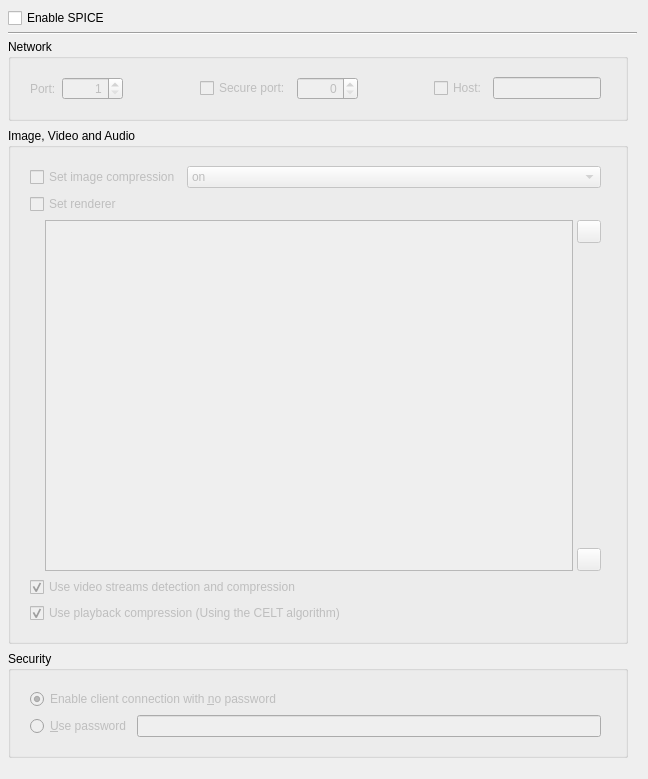
<?xml version="1.0" encoding="UTF-8"?>
<ui version="4.0">
 <class>SPICE_Settings_Widget</class>
 <widget class="QWidget" name="SPICE_Settings_Widget">
  <property name="geometry">
   <rect>
    <x>0</x>
    <y>0</y>
    <width>648</width>
    <height>779</height>
   </rect>
  </property>
  <property name="windowTitle">
   <string>SPICE Settings</string>
  </property>
  <layout class="QVBoxLayout" name="verticalLayout_8">
   <property name="spacing">
    <number>4</number>
   </property>
   <property name="leftMargin">
    <number>8</number>
   </property>
   <property name="topMargin">
    <number>8</number>
   </property>
   <item>
    <widget class="QCheckBox" name="CH_Use_SPICE">
     <property name="text">
      <string>Enable SPICE</string>
     </property>
    </widget>
   </item>
   <item>
    <widget class="Line" name="line">
     <property name="orientation">
      <enum>Qt::Horizontal</enum>
     </property>
    </widget>
   </item>
   <item>
    <widget class="QScrollArea" name="scrollArea">
     <property name="frameShape">
      <enum>QFrame::NoFrame</enum>
     </property>
     <property name="frameShadow">
      <enum>QFrame::Plain</enum>
     </property>
     <property name="widgetResizable">
      <bool>true</bool>
     </property>
     <widget class="QWidget" name="scrollAreaWidgetContents">
      <property name="geometry">
       <rect>
        <x>0</x>
        <y>0</y>
        <width>687</width>
        <height>707</height>
       </rect>
      </property>
      <layout class="QVBoxLayout" name="verticalLayout_7">
       <property name="spacing">
        <number>0</number>
       </property>
       <property name="leftMargin">
        <number>0</number>
       </property>
       <property name="topMargin">
        <number>0</number>
       </property>
       <property name="rightMargin">
        <number>9</number>
       </property>
       <property name="bottomMargin">
        <number>0</number>
       </property>
       <item>
        <widget class="QWidget" name="Widget_SPICE_Settings" native="true">
         <property name="enabled">
          <bool>true</bool>
         </property>
         <layout class="QVBoxLayout" name="verticalLayout_6">
          <property name="spacing">
           <number>7</number>
          </property>
          <property name="leftMargin">
           <number>0</number>
          </property>
          <property name="topMargin">
           <number>0</number>
          </property>
          <property name="rightMargin">
           <number>0</number>
          </property>
          <property name="bottomMargin">
           <number>0</number>
          </property>
          <item>
           <widget class="QGroupBox" name="groupBox_Network">
            <property name="title">
             <string>Network</string>
            </property>
            <layout class="QHBoxLayout" name="horizontalLayout_2">
             <item>
              <widget class="QWidget" name="Network_Widget" native="true">
               <property name="enabled">
                <bool>false</bool>
               </property>
               <layout class="QHBoxLayout" name="horizontalLayout_8">
                <property name="leftMargin">
                 <number>10</number>
                </property>
                <item>
                 <widget class="QLabel" name="Label_SPICE_Port">
                  <property name="text">
                   <string>Port:</string>
                  </property>
                 </widget>
                </item>
                <item>
                 <widget class="QSpinBox" name="Edit_SPICE_Port">
                  <property name="alignment">
                   <set>Qt::AlignRight|Qt::AlignTrailing|Qt::AlignVCenter</set>
                  </property>
                  <property name="minimum">
                   <number>1</number>
                  </property>
                  <property name="maximum">
                   <number>10000</number>
                  </property>
                 </widget>
                </item>
                <item>
                 <spacer name="horizontalSpacer_2">
                  <property name="orientation">
                   <enum>Qt::Horizontal</enum>
                  </property>
                  <property name="sizeHint" stdset="0">
                   <size>
                    <width>13</width>
                    <height>20</height>
                   </size>
                  </property>
                 </spacer>
                </item>
                <item alignment="Qt::AlignRight">
                 <widget class="QCheckBox" name="CH_SPICE_SPort">
                  <property name="text">
                   <string>Secure port:</string>
                  </property>
                 </widget>
                </item>
                <item alignment="Qt::AlignLeft">
                 <widget class="QSpinBox" name="Edit_SPICE_SPort">
                  <property name="enabled">
                   <bool>false</bool>
                  </property>
                  <property name="alignment">
                   <set>Qt::AlignRight|Qt::AlignTrailing|Qt::AlignVCenter</set>
                  </property>
                  <property name="maximum">
                   <number>10000</number>
                  </property>
                 </widget>
                </item>
                <item>
                 <spacer name="horizontalSpacer_3">
                  <property name="orientation">
                   <enum>Qt::Horizontal</enum>
                  </property>
                  <property name="sizeHint" stdset="0">
                   <size>
                    <width>13</width>
                    <height>20</height>
                   </size>
                  </property>
                 </spacer>
                </item>
                <item alignment="Qt::AlignRight">
                 <widget class="QCheckBox" name="CH_SPICE_Host">
                  <property name="text">
                   <string>Host:</string>
                  </property>
                 </widget>
                </item>
                <item>
                 <widget class="QLineEdit" name="Edit_SPICE_Host">
                  <property name="enabled">
                   <bool>false</bool>
                  </property>
                  <property name="sizePolicy">
                   <sizepolicy hsizetype="Minimum" vsizetype="Fixed">
                    <horstretch>0</horstretch>
                    <verstretch>0</verstretch>
                   </sizepolicy>
                  </property>
                 </widget>
                </item>
               </layout>
              </widget>
             </item>
             <item>
              <widget class="Line" name="line2">
               <property name="orientation">
                <enum>Qt::Horizontal</enum>
               </property>
              </widget>
             </item>
            </layout>
           </widget>
          </item>
          <item>
           <widget class="QGroupBox" name="groupBox_Media">
            <property name="title">
             <string>Image, Video and Audio</string>
            </property>
            <layout class="QHBoxLayout" name="horizontalLayout_5">
             <item>
              <widget class="QWidget" name="Media_Widget" native="true">
               <property name="enabled">
                <bool>false</bool>
               </property>
               <layout class="QGridLayout" name="gridLayout_2">
                <property name="leftMargin">
                 <number>10</number>
                </property>
                <item row="0" column="0">
                 <layout class="QHBoxLayout" name="horizontalLayout_7">
                  <item>
                   <widget class="QCheckBox" name="CH_Use_Image_Compression">
                    <property name="sizePolicy">
                     <sizepolicy hsizetype="Maximum" vsizetype="Fixed">
                      <horstretch>0</horstretch>
                      <verstretch>0</verstretch>
                     </sizepolicy>
                    </property>
                    <property name="text">
                     <string>Set image compression</string>
                    </property>
                   </widget>
                  </item>
                  <item>
                   <widget class="QComboBox" name="CB_Image_Compression">
                    <property name="enabled">
                     <bool>false</bool>
                    </property>
                    <property name="sizePolicy">
                     <sizepolicy hsizetype="Minimum" vsizetype="Fixed">
                      <horstretch>0</horstretch>
                      <verstretch>0</verstretch>
                     </sizepolicy>
                    </property>
                    <item>
                     <property name="text">
                      <string>on</string>
                     </property>
                    </item>
                    <item>
                     <property name="text">
                      <string>auto_glz</string>
                     </property>
                    </item>
                    <item>
                     <property name="text">
                      <string>auto_lz</string>
                     </property>
                    </item>
                    <item>
                     <property name="text">
                      <string>quic</string>
                     </property>
                    </item>
                    <item>
                     <property name="text">
                      <string>glz</string>
                     </property>
                    </item>
                    <item>
                     <property name="text">
                      <string>lz</string>
                     </property>
                    </item>
                    <item>
                     <property name="text">
                      <string>off</string>
                     </property>
                    </item>
                   </widget>
                  </item>
                 </layout>
                </item>
                <item row="1" column="0">
                 <widget class="QCheckBox" name="CH_Set_Renderer">
                  <property name="text">
                   <string>Set renderer</string>
                  </property>
                 </widget>
                </item>
                <item row="2" column="0">
                 <layout class="QHBoxLayout" name="horizontalLayout_4">
                  <property name="spacing">
                   <number>4</number>
                  </property>
                  <property name="leftMargin">
                   <number>15</number>
                  </property>
                  <item>
                   <widget class="QListWidget" name="Renderer_Order_List"/>
                  </item>
                  <item>
                   <layout class="QVBoxLayout" name="verticalLayout_2">
                    <item>
                     <widget class="QToolButton" name="TB_Up">
                      <property name="enabled">
                       <bool>false</bool>
                      </property>
                      <property name="text">
                       <string/>
                      </property>
                      <property name="icon">
                       <iconset resource="../resources/icons.qrc">
                        <normaloff>:/up.png</normaloff>:/up.png</iconset>
                      </property>
                     </widget>
                    </item>
                    <item>
                     <spacer name="verticalSpacer">
                      <property name="orientation">
                       <enum>Qt::Vertical</enum>
                      </property>
                      <property name="sizeHint" stdset="0">
                       <size>
                        <width>20</width>
                        <height>13</height>
                       </size>
                      </property>
                     </spacer>
                    </item>
                    <item>
                     <widget class="QToolButton" name="TB_Down">
                      <property name="enabled">
                       <bool>false</bool>
                      </property>
                      <property name="text">
                       <string/>
                      </property>
                      <property name="icon">
                       <iconset resource="../resources/icons.qrc">
                        <normaloff>:/down.png</normaloff>:/down.png</iconset>
                      </property>
                     </widget>
                    </item>
                   </layout>
                  </item>
                 </layout>
                </item>
                <item row="3" column="0">
                 <widget class="QCheckBox" name="CH_Use_Video_Compression">
                  <property name="text">
                   <string>Use video streams detection and compression</string>
                  </property>
                  <property name="checked">
                   <bool>true</bool>
                  </property>
                 </widget>
                </item>
                <item row="4" column="0">
                 <widget class="QCheckBox" name="CH_Use_Playback_Compression">
                  <property name="text">
                   <string>Use playback compression (Using the CELT algorithm)</string>
                  </property>
                  <property name="checked">
                   <bool>true</bool>
                  </property>
                 </widget>
                </item>
               </layout>
              </widget>
             </item>
             <item>
              <widget class="Line" name="line3">
               <property name="orientation">
                <enum>Qt::Horizontal</enum>
               </property>
              </widget>
             </item>
            </layout>
           </widget>
          </item>
          <item>
           <widget class="QGroupBox" name="groupBox_Security">
            <property name="title">
             <string>Security</string>
            </property>
            <layout class="QHBoxLayout" name="horizontalLayout_6">
             <item>
              <widget class="QWidget" name="Security_Widget" native="true">
               <property name="enabled">
                <bool>false</bool>
               </property>
               <layout class="QGridLayout" name="gridLayout_4">
                <property name="leftMargin">
                 <number>10</number>
                </property>
                <item row="0" column="0" colspan="2">
                 <widget class="QRadioButton" name="RB_No_Password">
                  <property name="text">
                   <string>Enable client connection with &amp;no password</string>
                  </property>
                  <property name="checked">
                   <bool>true</bool>
                  </property>
                 </widget>
                </item>
                <item row="1" column="0">
                 <widget class="QRadioButton" name="RB_Use_Password">
                  <property name="text">
                   <string>&amp;Use password</string>
                  </property>
                 </widget>
                </item>
                <item row="1" column="1">
                 <widget class="QLineEdit" name="Edit_Password">
                  <property name="enabled">
                   <bool>false</bool>
                  </property>
                  <property name="echoMode">
                   <enum>QLineEdit::Password</enum>
                  </property>
                 </widget>
                </item>
               </layout>
              </widget>
             </item>
             <item>
              <widget class="Line" name="line4">
               <property name="orientation">
                <enum>Qt::Horizontal</enum>
               </property>
              </widget>
             </item>
            </layout>
           </widget>
          </item>
          <item>
           <spacer name="verticalSpacer_3">
            <property name="orientation">
             <enum>Qt::Vertical</enum>
            </property>
            <property name="sizeType">
             <enum>QSizePolicy::Fixed</enum>
            </property>
            <property name="sizeHint" stdset="0">
             <size>
              <width>150</width>
              <height>10</height>
             </size>
            </property>
           </spacer>
          </item>
         </layout>
        </widget>
       </item>
      </layout>
     </widget>
    </widget>
   </item>
  </layout>
 </widget>
 <tabstops>
  <tabstop>CH_SPICE_SPort</tabstop>
  <tabstop>CH_SPICE_Host</tabstop>
  <tabstop>Edit_SPICE_Host</tabstop>
  <tabstop>CH_Use_Image_Compression</tabstop>
  <tabstop>CB_Image_Compression</tabstop>
  <tabstop>CH_Set_Renderer</tabstop>
  <tabstop>TB_Up</tabstop>
  <tabstop>TB_Down</tabstop>
  <tabstop>CH_Use_Video_Compression</tabstop>
  <tabstop>CH_Use_Playback_Compression</tabstop>
  <tabstop>RB_No_Password</tabstop>
  <tabstop>RB_Use_Password</tabstop>
 </tabstops>
 <resources>
  <include location="../resources/icons.qrc"/>
 </resources>
 <connections>
  <connection>
   <sender>CH_Use_SPICE</sender>
   <signal>toggled(bool)</signal>
   <receiver>Network_Widget</receiver>
   <slot>setEnabled(bool)</slot>
   <hints>
    <hint type="sourcelabel">
     <x>327</x>
     <y>22</y>
    </hint>
    <hint type="destinationlabel">
     <x>327</x>
     <y>201</y>
    </hint>
   </hints>
  </connection>
  <connection>
   <sender>CH_Use_SPICE</sender>
   <signal>toggled(bool)</signal>
   <receiver>Security_Widget</receiver>
   <slot>setEnabled(bool)</slot>
   <hints>
    <hint type="sourcelabel">
     <x>327</x>
     <y>22</y>
    </hint>
    <hint type="destinationlabel">
     <x>327</x>
     <y>726</y>
    </hint>
   </hints>
  </connection>
  <connection>
   <sender>CH_Use_SPICE</sender>
   <signal>toggled(bool)</signal>
   <receiver>Media_Widget</receiver>
   <slot>setEnabled(bool)</slot>
   <hints>
    <hint type="sourcelabel">
     <x>327</x>
     <y>22</y>
    </hint>
    <hint type="destinationlabel">
     <x>327</x>
     <y>460</y>
    </hint>
   </hints>
  </connection>
  <connection>
   <sender>RB_Use_Password</sender>
   <signal>toggled(bool)</signal>
   <receiver>Edit_Password</receiver>
   <slot>setEnabled(bool)</slot>
   <hints>
    <hint type="sourcelabel">
     <x>108</x>
     <y>739</y>
    </hint>
    <hint type="destinationlabel">
     <x>406</x>
     <y>739</y>
    </hint>
   </hints>
  </connection>
  <connection>
   <sender>CH_Use_Image_Compression</sender>
   <signal>toggled(bool)</signal>
   <receiver>CB_Image_Compression</receiver>
   <slot>setEnabled(bool)</slot>
   <hints>
    <hint type="sourcelabel">
     <x>143</x>
     <y>304</y>
    </hint>
    <hint type="destinationlabel">
     <x>440</x>
     <y>304</y>
    </hint>
   </hints>
  </connection>
  <connection>
   <sender>CH_Set_Renderer</sender>
   <signal>toggled(bool)</signal>
   <receiver>TB_Up</receiver>
   <slot>setEnabled(bool)</slot>
   <hints>
    <hint type="sourcelabel">
     <x>332</x>
     <y>344</y>
    </hint>
    <hint type="destinationlabel">
     <x>610</x>
     <y>382</y>
    </hint>
   </hints>
  </connection>
  <connection>
   <sender>CH_Set_Renderer</sender>
   <signal>toggled(bool)</signal>
   <receiver>TB_Down</receiver>
   <slot>setEnabled(bool)</slot>
   <hints>
    <hint type="sourcelabel">
     <x>332</x>
     <y>344</y>
    </hint>
    <hint type="destinationlabel">
     <x>610</x>
     <y>545</y>
    </hint>
   </hints>
  </connection>
  <connection>
   <sender>CH_SPICE_Host</sender>
   <signal>toggled(bool)</signal>
   <receiver>Edit_SPICE_Host</receiver>
   <slot>setEnabled(bool)</slot>
   <hints>
    <hint type="sourcelabel">
     <x>421</x>
     <y>201</y>
    </hint>
    <hint type="destinationlabel">
     <x>545</x>
     <y>201</y>
    </hint>
   </hints>
  </connection>
  <connection>
   <sender>CH_SPICE_SPort</sender>
   <signal>toggled(bool)</signal>
   <receiver>Edit_SPICE_SPort</receiver>
   <slot>setEnabled(bool)</slot>
   <hints>
    <hint type="sourcelabel">
     <x>230</x>
     <y>201</y>
    </hint>
    <hint type="destinationlabel">
     <x>316</x>
     <y>201</y>
    </hint>
   </hints>
  </connection>
 </connections>
</ui>
